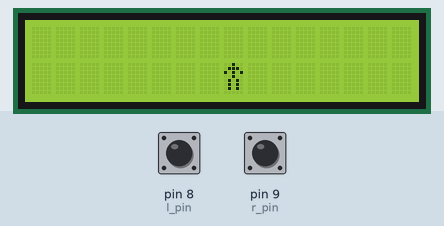
Bench run of a sketch on a simulated Arduino Uno, built with avr-gcc and run on an emulated ATmega328P. Parts: 16×2 character LCD. The inputs (shaded band) are chosen by the test bench; at power-on: pin 8 (l_pin) HIGH, pin 9 (r_pin) HIGH.

Above: at 1.2 s.
1.3 s: pin 8 (l_pin) pulled LOW for 0.15 s
At 1.8 s:
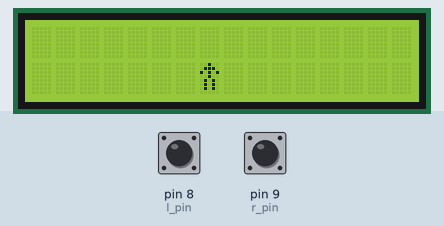
2.9 s: pin 8 (l_pin) pulled LOW for 1 s
At 3.8 s:
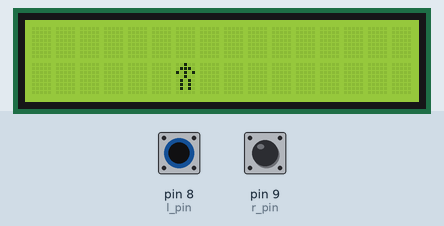
Timing chart, 0 to 5.9 s (numbered marks = the images above; inputs shaded):
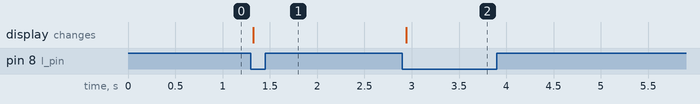

Measured:
- after the input at 1.3 s, the display: changes at once (image 1)
- after the input at 2.9 s, the display: changes at once (image 2)

The sketch:

sprite_nov24a.ino
```cpp
#include <LiquidCrystal.h>

//pins

const int l_pin = 8;
const int r_pin = 9;

//number of columns on LCD
const int lcd_width = 16;

//LCD object

LiquidCrystal lcd(12,11,2,3,4,5);

//Define lcd character (5x7)

byte person[8] = {
  B00100,
  B01110,
  B10101,
  B00100,
  B01010,
  B01010,
  B01010,
};

//chars position
int person_x = 8;

int l_prev = HIGH;
int r_prev = HIGH;

void setup() {
  // put your setup code here, to run once:

// pull-ups on buttons
pinMode(l_pin, INPUT_PULLUP);
pinMode(r_pin, INPUT_PULLUP);

//initialize and clear LCD
lcd.begin(16,2);
lcd.clear();

//register char
lcd.createChar(0, person);

}

void loop() {
  // put your main code here, to run repeatedly:
  // look for left button and move char left
  int l_state = digitalRead(l_pin);

  if ( (l_prev == HIGH) && (l_state == LOW) ) {
    person_x--;
    if (person_x < 0) {
      person_x = 0;
    }
  }
  // look for right button and move char right
  int r_state = digitalRead(r_pin);
  if ( (r_prev == HIGH) && (r_state == LOW) ) {
    person_x++;
    if (person_x >= lcd_width) {
      person_x = lcd_width -1;
    }
  }

//remember state

l_prev = l_state;
r_prev = r_state;

//clear screen and draw char

lcd.clear();
lcd.setCursor(person_x, 1);
lcd.write(byte(0));

delay(20);
}
```
